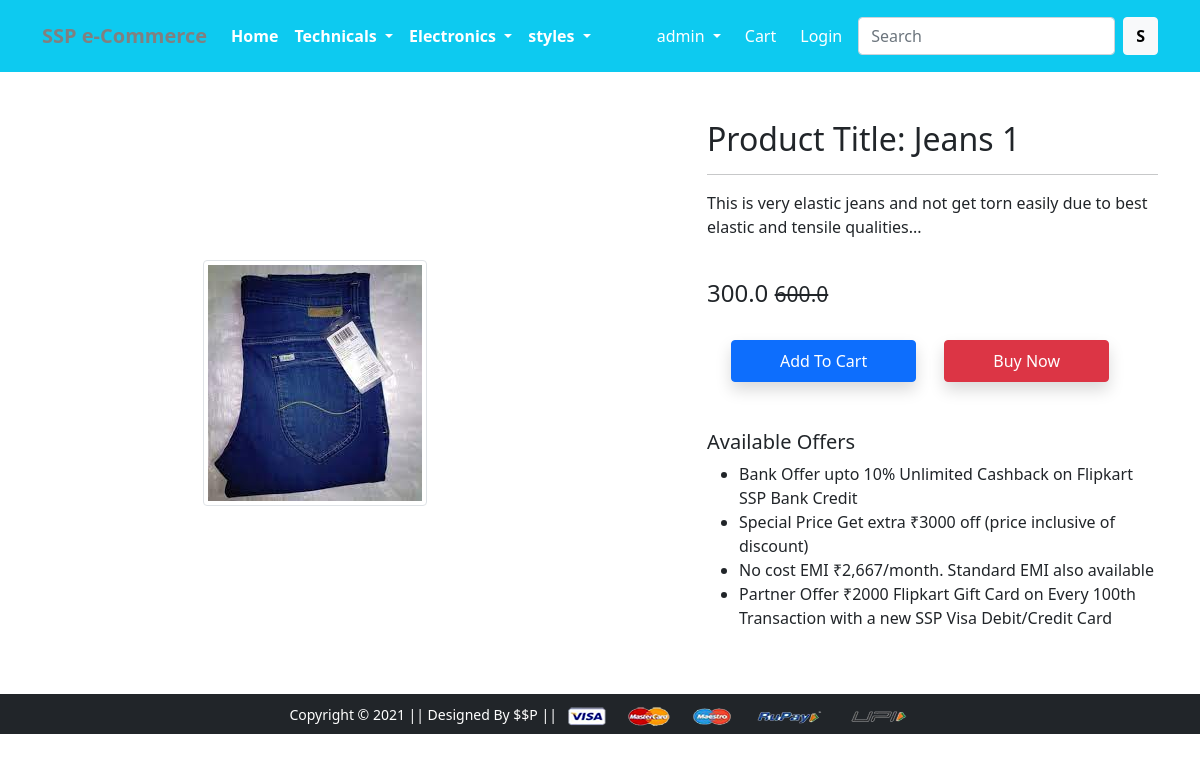
Page /product-detail/1 (signed in) on the committed database.
### app/models.py (models this page shows, shortened)
class Productinfo(models.Model):
    title=models.CharField(max_length=100)
    selling_price=models.FloatField()
    discounted_price=models.FloatField()
    description=models.TextField()
    brand=models.CharField(max_length=100)
    category=models.CharField(choices=CATEGORY_CHOICES,max_length=3)
    product_image=models.ImageField(upload_to='productimg')

### app/views.py (the view)
# urls.py: path('product-detail/<int:pk>', views.ProductDetailView.as_view(), name='product-detail'),
@method_decorator(login_required,name="dispatch")
class ProductDetailView(View):
    def get(self,request,pk):
        product=Productinfo.objects.get(pk=pk)
        itemAl=False
        itemAl=Cart.objects.filter(Q (product=product.id) & Q(user=request.user)).exists()
        return render(request, 'app/productdetail.html',{'product':product,'itemAl':itemAl})

### app/templates/app/productdetail.html (shortened to what this page needs)
{% extends 'app/base.html' %}
{% load static %}
{% block main-content %}
<div class="container my-5">
 <div class="row">
  <div class="col-sm-6 text-center align-self-center">
   <img src="{{product.product_image.url}}" alt="" class="img-fluid img-thumbnail">
  </div>
  <div class="col-sm-5 offset-sm-1">
   <h2>Product Title: {{product.title}}</h2>
   <hr>
   <p>{{product.description}}</p> <br>
   <h4>{{product.discounted_price}} <small class="fw-light text-decoration-line-through">{{product.selling_price}}</small></h4> <br>
 {% if itemAl %}
 <a class="btn btn-danger shadow px-5 py-2 ms-4" href="{% url 'showcart' %}">Go to Cart</a>
{% else %}
<form action="/add-to-cart" class="d-inline" >
<button class="btn btn-primary shadow px-5 py-2 ms-4" type="submit">Add To Cart</button>
</form>
   <a href="{% url 'buy-now' %}" class="btn btn-danger shadow px-5 py-2 ms-4">Buy Now</a>
   {% endif %}
   <h5 class="mt-5">Available Offers</h5>
   <ul>
    <li>Bank Offer upto 10% Unlimited Cashback on Flipkart SSP Bank Credit</li>
    <li>Special Price Get extra ₹3000 off (price inclusive of discount)</li>
    <li>No cost EMI ₹2,667/month. Standard EMI also available</li>
    <li>Partner Offer ₹2000 Flipkart Gift Card on Every 100th Transaction with a new SSP Visa Debit/Credit Card</li>
   </ul>
  </div>
 </div>
</div>
{% endblock main-content %}

### app/templates/app/base.html (shortened to what this page needs)
<!doctype html>
{% load static %}
<html lang="en">
  <head>
    <link href="https://cdn.jsdelivr.net/npm/bootstrap@5.0.0-beta1/dist/css/bootstrap.min.css" rel="stylesheet">
    <link rel="stylesheet" href="{% static 'app/css/owl.carousel.min.css' %}">
    <link rel="stylesheet" href="{% static 'app/css/all.min.css' %}">
    <link rel="stylesheet" href="{% static 'app/css/style.css' %}">
  </head>
  <body>
    <nav class="navbar navbar-expand-lg navbar-dark pt-3 pb-3 bg-info">
     <div class="container">
       <a style =" color:grey;" class="navbar-brand" href="/"><b>SSP e-Commerce </b></a>
       <div class="collapse navbar-collapse" id="navbarSupportedContent">
         <ul class="navbar-nav me-auto mb-2 mb-lg-0">
           <li class="nav-item">
             <a class="nav-link active" aria-current="page" href="/"><b>Home</b></a>
           </li>
           <li class="nav-item dropdown">
             <a class="nav-link dropdown-toggle text-white" href="#" id="electronicsDropdown" role="button" data-bs-toggle="dropdown" aria-expanded="false">
               <b>Technicals</b>
             </a>
           </li>
             <li class="nav-item dropdown">
             <a class="nav-link dropdown-toggle text-white" href="#" id="electronicsDropdown" role="button" data-bs-toggle="dropdown" aria-expanded="false">
               <b>Electronics</b>
             </a>
           </li>
           <li class="nav-item dropdown">
             <a class="nav-link dropdown-toggle text-white" href="#" id="fashionDropdown" role="button" data-bs-toggle="dropdown" aria-expanded="false">
               <b>styles</b>
             </a>
           </li>
         </ul>
         <div>
          <ul class="navbar-nav me-auto mb-2 mb-lg-0">
           <li class="nav-item dropdown mx-2">
              <a class="nav-link dropdown-toggle text-white" href="#" id="profileDropdown" role="button" data-bs-toggle="dropdown" aria-expanded="false">
                {{request.user}}
              </a>
            </li>
           {% if request.user.is_authenticated %}
             <a href="{% url 'showcart' %}" class="nav-link text-white"> Cart </a>
            {% endif %}
            <li class="nav-item mx-2">
             <a href="{% url 'login' %}" class="nav-link text-white">Login</a>
            </li>
          </ul>
         </div>
         <form class="d-flex">
           <input class="form-control me-2" type="search" placeholder="Search" aria-label="Search">
           <button class="btn btn-light" type="submit"><b>S</b></button>
         </form>
       </div>
     </div>
    </nav>
    {% block main-content %} {% endblock main-content %}
    <footer class="container-fluid bg-dark text-center p-2 mt-5">
        <small class="text-white">Copyright &copy; 2021 || Designed By $$P || </small>
        <img src="{% static 'app/images/payment.png' %}" alt="" srcset="" class="img-fluid" height="2px">
    </footer>
  </body>
</html>

### rows in the picture
Productinfo: product_image (picture), title "Jeans 1", description "This is very elastic jeans and not get torn easily due to best elastic and tensile qualities...", discounted_price "300.0", selling_price "600.0"

### other values in the picture
{{ request.user }} "admin"
